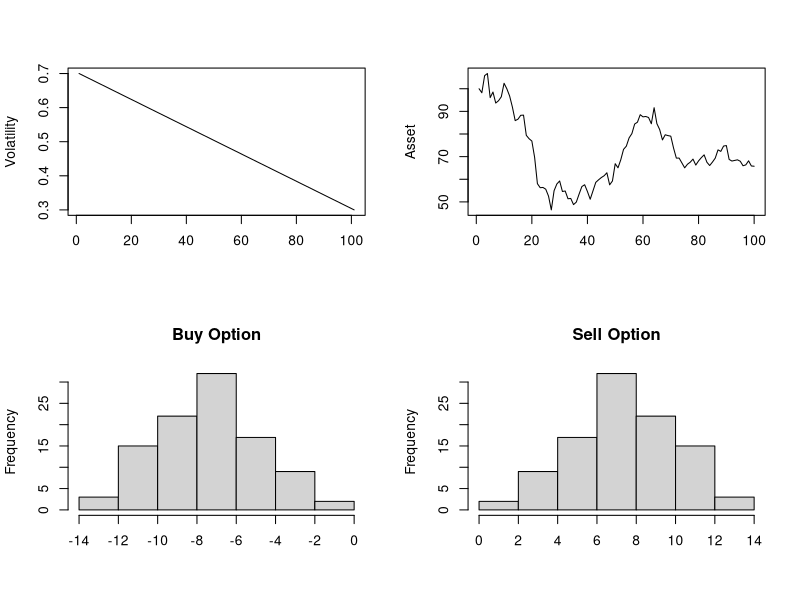

This chart was generated by the following R code:
s0 = 100
n = 100
nc = 100 # experiments count

rate = 0
drift = 0.2
strike = 100
timestep = 0.01
expiry = 1
volStart = 0.7
volEnd = 0.3
#vols = c(
#  seq(volStart, volStart + (volEnd - volStart) / 2, by = (volEnd - volStart) / n),
#  seq(volStart + (volEnd - volStart) / 2, volStart, by = (volStart - volEnd) / n))
vols = seq(volStart, volEnd, by = (volEnd - volStart) / n)
#vols = runif(n, volStart, volEnd)
#vols = rep(0.3, n)

# calculate stock price
nextPrice <- function (s, volatility) {
  s * (1 + drift * timestep + volatility * sqrt(timestep) * rnorm(1))
}

# BS d1
d1 <- function (S, E, r, volatility, expiry, t) {
  (log(S / E) + (r + 0.5 * volatility ^ 2) * (expiry - t)) / (volatility * sqrt(expiry - t))
}

# BS d2
d2 <- function (d1, volatility, expiry, t) {
  d1 - volatility * sqrt(expiry - t)
}

# call
C <- function (S, d1, d2, E, r, expiry, t) {
  S * pnorm(d1) - E * exp(-r * (expiry - t)) * pnorm(d2)
}

# put
P <- function (S, d1, d2, E, r, expiry, t) {
  -S * pnorm(-d1) + E * exp(-r * (expiry - t)) * pnorm(-d2)
}

# delta call
DeltaCall <- function (d1) {
  pnorm(d1)
}

# delta put
DeltaPut <- function (d1) {
  pnorm(d1) - 1
}

s = array(n)
calls = array(n)
puts = array(n)

buyCallDeltas = array(n)
buyPutDeltas = array(n)
sellCallDeltas = array(n)
sellPutDeltas = array(n)

buyCall = array(n)
buyPut = array(n)
sellCall = array(n)
sellPut = array(n)

t = seq(0, timestep * (n - 1), by = timestep)

buyCallIncomeResults = array(nc)
buyPutIncomeResults = array(nc)
sellCallIncomeResults = array(nc)
sellPutIncomeResults = array(nc)

for (j in 1:nc) {
  for (i in 1:n) {
    if (i == 1) {
      s[i] = s0
    }
    else {
      s[i] = nextPrice(s[i - 1], vols[i])
    }
    
    sd1 = d1(s[i], strike, rate, vols[i], expiry, t[i])
    sd2 = d2(sd1, vols[i], expiry, t[i])
    
    calls[i] = C(s[i], sd1, sd2, strike, rate, expiry, t[i])
    puts[i] = P(s[i], sd1, sd2, strike, rate, expiry, t[i])
    
    buyCallDeltas[i] = DeltaCall(sd1)
    buyPutDeltas[i] = DeltaPut(sd1)
    sellCallDeltas[i] = DeltaCall(sd1)
    sellPutDeltas[i] = DeltaPut(sd1)
    
    if (i == 1) {
      buyCall[i] = 0 - (calls[i] - buyCallDeltas[i] * s[i])
      buyPut[i] = 0 - (puts[i] - buyPutDeltas[i] * s[i])
      sellCall[i] = calls[i] - sellCallDeltas[i] * s[i]
      sellPut[i] = puts[i] - sellPutDeltas[i] * s[i]
    }
    else {
      buyCall[i] = buyCall[i - 1] + (buyCallDeltas[i] - buyCallDeltas[i - 1]) * s[i]
      buyPut[i] = buyPut[i - 1] + (buyPutDeltas[i] - buyPutDeltas[i - 1]) * s[i]
      sellCall[i] = sellCall[i - 1] - (sellCallDeltas[i] - sellCallDeltas[i - 1]) * s[i]
      sellPut[i] = sellPut[i - 1] - (sellPutDeltas[i] - sellPutDeltas[i - 1]) * s[i]
    }
  }
  
  buyCallIncomeResults[j] = buyCall[n] + calls[n] - buyCallDeltas[n] * s[n]
  buyPutIncomeResults[j] = buyPut[n] + puts[n] - buyPutDeltas[n] * s[n]
  sellCallIncomeResults[j] = sellCall[n] - calls[n] + sellCallDeltas[n] * s[n]
  sellPutIncomeResults[j] = sellPut[n] - puts[n] + sellPutDeltas[n] * s[n]
}

xrange = range(t)
yrange = range(0:max(s))

par(mfrow=c(2,2))

plot(vols, type = "line", xlab = "", ylab = "Volatility")
plot(s, type = "line", xlab = "", ylab = "Asset")

hist(buyCallIncomeResults, xlab = "", main = "Buy Option")
#hist(buyPutIncomeResults)
hist(sellCallIncomeResults, xlab = "", main = "Sell Option")
#hist(sellPutIncomeResults)

#plot(buyCallDeltas, type = "lines", xlab = "", ylab = "Delta Call")

#plot(calls, type="lines", xlab = "", ylab = "Call")
#plot(buyCall, type = "lines", xlab = "", ylab = "Buy Call Portfolio")
#legend('bottomright', legend = paste('Buy Call Income = ', totalCall))

#plot(puts, type="lines", xlab = "", ylab = "Put")
#plot(buyPut, type = "lines", xlab = "", ylab = "Buy Put Portfolio")
#legend('bottomright', legend = paste('Buy Put Income = ', totalPut))

#plot(sellCall, type = "lines", xlab = "", ylab = "Sell Call Portfolio")
#legend('bottomright', legend = paste('Sell Call Income = ', totalSellCall))

#plot(sellPut, type = "lines", xlab = "", ylab = "Sell Put Portfolio")
#legend('bottomright', legend = paste('Sell Put Income = ', totalSellPut))